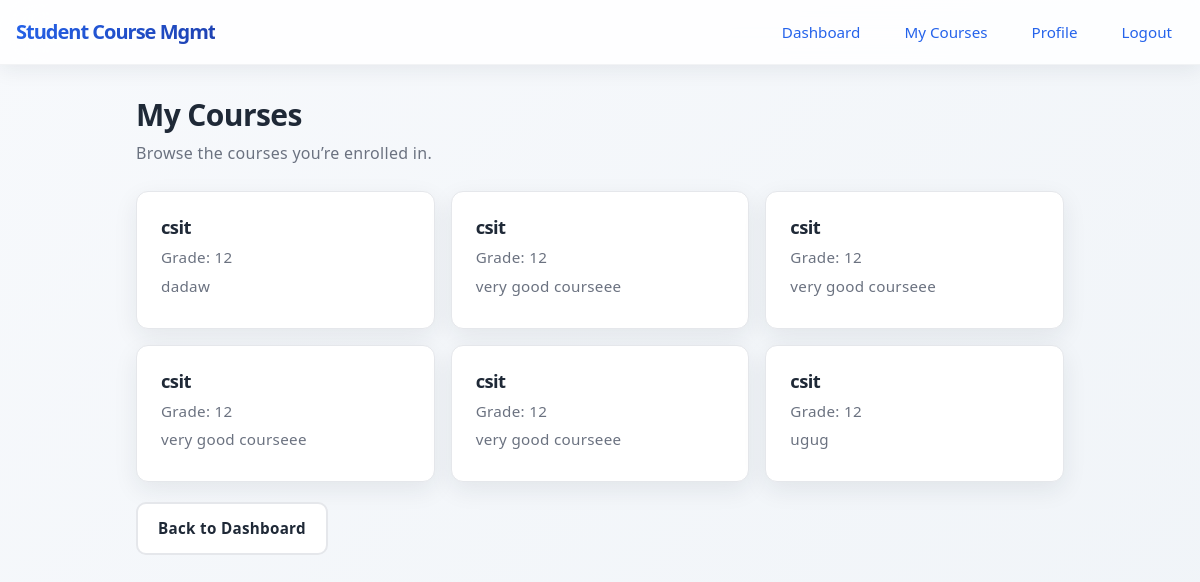
Screenshot of /student/courses/ (signed in) with the database file from the repository.
### app/models.py (models this page shows, shortened)
class Course(models.Model):
    grade=models.IntegerField()
    course_name=models.CharField(max_length=100)
    description=models.TextField()

### app/views.py (the view)
# urls.py: path('student/courses/', student_courses, name='student_courses'),
@login_required
def student_courses(request):
    student = Student.objects.filter(user=request.user).first()
    if not student or student.grade is None:
        return render(request, 'student/my_courses.html', {
            'courses': [],
            'info': 'Create your profile to see courses.'
        })
    courses = Course.objects.filter(grade=student.grade)
    return render(request, 'student/my_courses.html', {'courses': courses})

### app/templates/student/my_courses.html (shortened to what this page needs)
<!DOCTYPE html>
{% load static %}
<html lang="en">
<head>
    <link rel="stylesheet" href="{% static 'css/student-css/student.css' %}">
</head>
<body>
    {% include 'navbar.html' %}
    <div class="container">
        <h1>My Courses</h1>
        <p class="muted">Browse the courses you’re enrolled in.</p>
        <ul class="course-list">
            {% for course in courses %}
                <li class="course-card">
                    <h3>{{ course.course_name }}</h3>
                    <p>Grade: {{ course.grade }}</p>
                    <p>{{ course.description }}</p>
                </li>
            {% empty %}
                <li class="course-card">
                    <p class="muted">No courses available.</p>
                </li>
            {% endfor %}
        </ul>
        <div class="actions">
            <a class="btn btn-outline" href="{% url 'student_dashboard' %}">Back to Dashboard</a>
        </div>
    </div>
</body>
</html>

### app/static/css/student-css/student.css (style rules this page uses)
:root { --bg: linear-gradient(135deg, #f7f9fc 0%, #f0f4f8 100%); --surface: #ffffff; --text: #1f2937; --muted: #6b7280; --primary: #2563eb; --primary-600: #1d4ed8; --primary-light: #dbeafe; --accent: #10b981; --accent-light: #d1fae5; --warn: #ef4444; --warn-light: #fee2e2; --border: #e5e7eb; --shadow: 0 8px 24px rgba(31, 41, 55, 0.08); --shadow-lg: 0 20px 40px rgba(31, 41, 55, 0.12); --radius: 12px; --transition: all 0.3s cubic-bezier(0.4, 0, 0.2, 1); }
* { box-sizing: border-box; }
html, body { height: 100%; }
body { margin: 0; font-family: ui-sans-serif, system-ui, -apple-system, Segoe UI, Roboto, Helvetica, Arial, "Apple Color Emoji", "Segoe UI Emoji"; color: var(--text); background: var(--bg); -webkit-font-smoothing: antialiased; -moz-osx-font-smoothing: grayscale; display: flex; flex-direction: column; line-height: 1.6; }
.container { width: 100%; max-width: 960px; margin: 0 auto; padding: 32px 16px; flex: 1; }
h1, h2, h3 { line-height: 1.2; margin: 0 0 16px; letter-spacing: -0.6px; color: var(--text); }
h1 { font-size: clamp(1.75rem, 2.5vw, 2.5rem); font-weight: 800; margin-bottom: 8px; }
h1 + p { margin-top: 0; margin-bottom: 24px; }
h3 { font-size: 1.15rem; font-weight: 600; margin-bottom: 8px; }
p { line-height: 1.6; margin: 0 0 12px; letter-spacing: 0.3px; }
.btn { display: inline-flex; align-items: center; justify-content: center; gap: 8px; padding: 12px 20px; border-radius: 10px; border: none; text-decoration: none; font-weight: 600; font-size: 0.95rem; transition: var(--transition); cursor: pointer; letter-spacing: 0.3px; position: relative; overflow: hidden; }
.btn::before { content: ''; position: absolute; top: 50%; left: 50%; width: 0; height: 0; border-radius: 50%; background: rgba(255, 255, 255, 0.3); transform: translate(-50%, -50%); transition: width 0.6s, height 0.6s; }
.btn-outline { color: var(--text); background: var(--surface); border: 2px solid var(--border); }
.actions { display: flex; flex-wrap: wrap; gap: 12px; margin: 20px 0; align-items: center; }
ul { list-style: none; padding: 0; margin: 0; }
.course-list { display: grid; grid-template-columns: repeat(12, 1fr); gap: 16px; }
.course-card { grid-column: span 12; background: var(--surface); border: 1px solid var(--border); border-radius: var(--radius); box-shadow: var(--shadow); padding: 24px; transition: var(--transition); position: relative; overflow: hidden; }
.course-card::before { content: ''; position: absolute; top: 0; left: 0; right: 0; height: 4px; background: linear-gradient(90deg, var(--primary), var(--accent)); opacity: 0; transition: var(--transition); }
.course-card h3 { margin: 0 0 8px; font-size: 1.15rem; font-weight: 700; }
.course-card p { margin: 6px 0; color: var(--muted); font-size: 0.95rem; line-height: 1.5; }
a { color: var(--primary); text-decoration: none; transition: var(--transition); font-weight: 500; }
.muted { color: var(--muted); }
@media (min-width: 640px) { .course-card { grid-column: span 6; } }
@media (min-width: 1024px) { .course-card { grid-column: span 4; } }
.ripple-container { position: relative; overflow: hidden; }

### rows the page displays
Course: course_name "csit", grade "12", description "dadaw"
Course: course_name "csit", grade "12", description "very good courseee"
Course: course_name "csit", grade "12", description "very good courseee"
Course: course_name "csit", grade "12", description "very good courseee"
Course: course_name "csit", grade "12", description "very good courseee"
Course: course_name "csit", grade "12", description "ugug"
